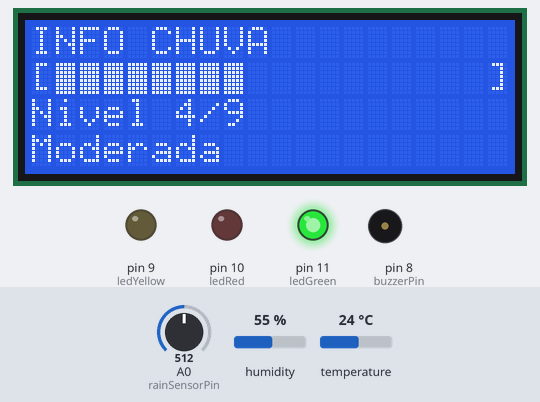
A sketch run on a simulated Arduino Uno, built with avr-gcc and run on an emulated ATmega328P. On the bench: 20×4 character LCD, output pins drawn as LEDs (lit = HIGH), buzzer (waves = sounding). The test bench sets the inputs (shaded band); at power-on: A0 (rainSensorPin) = 512, humidity 55 %, temperature 24 °C.

Above: at 1.2 s.
1.3 s: A0 (rainSensorPin) set to 781
At 3.2 s:
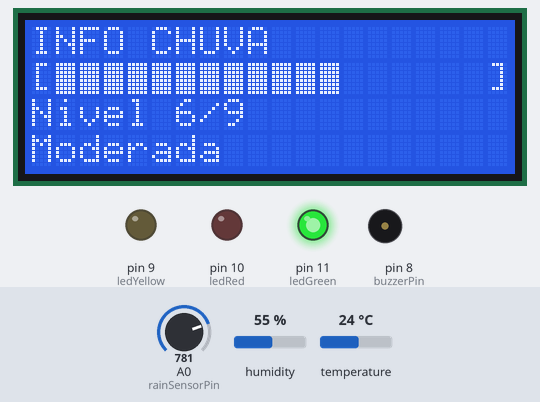
6.8 s: A0 (rainSensorPin) set to 811
At 8.8 s:
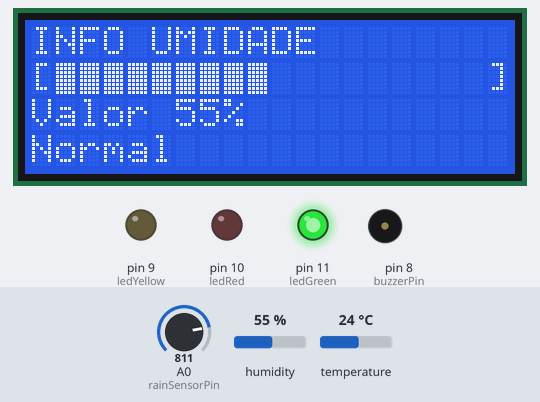
13.0 s: humidity set to 68 %
At 17.5 s:
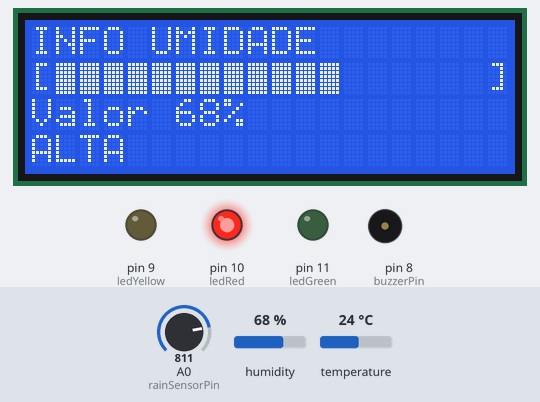
19.2 s: humidity set to 62 %
At 20.9 s:
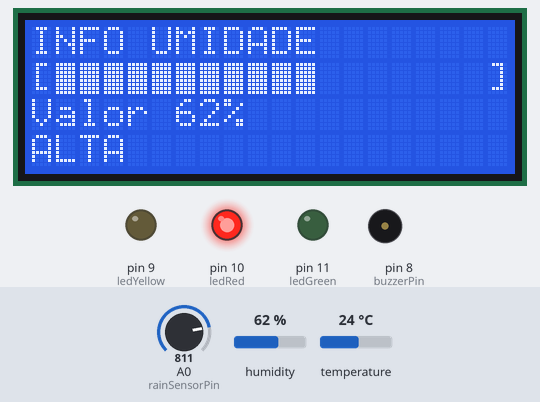
24.3 s: humidity set to 59 %
At 27.7 s:
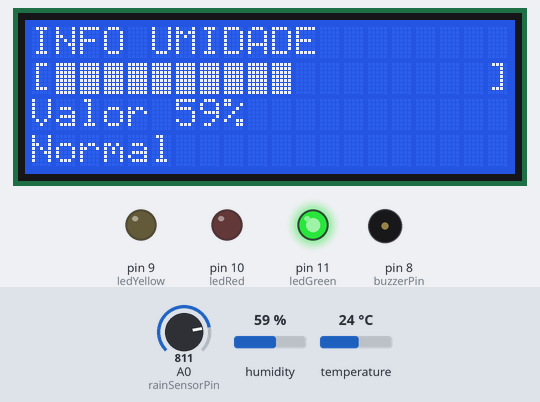
30.5 s: humidity set to 22 %
At 36.6 s:
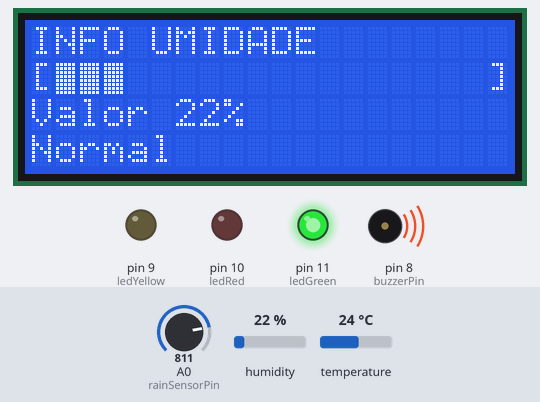
36.7 s: humidity set to 19 %
Timing chart, 0 to 43.9 s (numbered marks = the images above; inputs shaded):
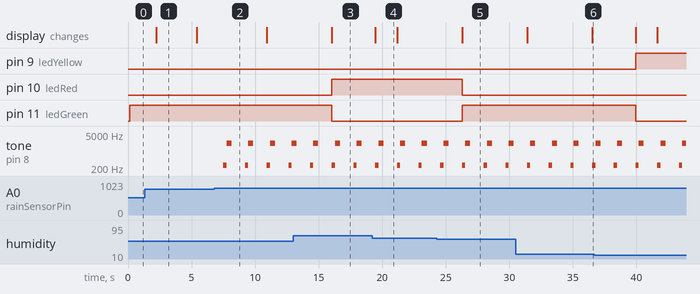

Measured:
- the behaviour switches between 795 and 796 on A0 (rainSensorPin) (found by bisection; images 1 and 2)
- the behaviour switches between 61 and 60 % on humidity (found by bisection; images 4 and 5)
- after the input at 1.3 s, the display: changes after 0.93 s (image 1)
- after the input at 6.8 s, tone on pin 8 (buzzerPin): silent → 262 Hz after 0.71 s, then repeats every 1.7 s: 2093 Hz 0.40 s, silent 1.1 s, 262 Hz 0.25 s
- after the input at 13.0 s, pin 10 (ledRed): LOW → HIGH after 3.0 s; pin 11 (ledGreen): HIGH → LOW after 3.0 s; the display: changes after 3.0 s (image 3)
- after the input at 19.2 s, the display: changes after 0.26 s (image 4)
- after the input at 24.3 s, pin 10 (ledRed): HIGH → LOW after 2.0 s; pin 11 (ledGreen): LOW → HIGH after 2.0 s; the display: changes after 2.0 s (image 5)
- after the input at 30.5 s, the display: first differs from a run without the input after 6.0 s (image 6)
- after the input at 36.7 s, pin 9 (ledYellow): LOW → HIGH after 3.2 s; pin 11 (ledGreen): HIGH → LOW after 3.2 s

The sketch:

sketch.ino
```cpp
#include <DHT.h>
#include <LiquidCrystal_I2C.h>

#define dhtPin 7
#define dhttype DHT22
#define buzzerPin 8
#define rainSensorPin A0

// Pinos dos LEDs
int ledRed = 10;
int ledYellow = 9;
int ledGreen = 11;

// Inicializa o LCD 20x4 I2C
LiquidCrystal_I2C lcd(0x27, 20, 4);

DHT dht(dhtPin, dhttype);

// Controle de alternância
unsigned long lastChange = 0;
const int changeInterval = 5000; // 5 segundos
bool showRain = true;

void setup() {
  lcd.init();
  lcd.backlight();
  dht.begin();

  pinMode(ledRed, OUTPUT);
  pinMode(ledYellow, OUTPUT);
  pinMode(ledGreen, OUTPUT);
  pinMode(buzzerPin, OUTPUT);
}

void loop() {
  int humidity = dht.readHumidity();
  int rainIntensity = map(analogRead(rainSensorPin), 0, 1023, 0, 9);

  // Alterna as telas a cada 5 segundos
  if (millis() - lastChange > changeInterval) {
    showRain = !showRain;
    lastChange = millis();
    lcd.clear();
  }

  if (showRain) {
    displayRainInfo(rainIntensity);
  } else {
    displayHumidityInfo(humidity);
  }

  controlLEDs(humidity);

  if (rainIntensity >= 7) {
    playAlert();
  }

  delay(1000);
}

void displayRainInfo(int intensity) {
  // Linha 1: Título abreviado
  lcd.setCursor(0, 0);
  lcd.print("INFO CHUVA");

  // Linha 2: Barra de progresso
  lcd.setCursor(0, 1);
  lcd.print("[");
  int bars = map(intensity, 0, 9, 0, 18);
  for (int i = 0; i < 18; i++) {
    lcd.write(i < bars ? 255 : ' ');
  }
  lcd.print("]");

  // Linha 3: Valor numérico
  lcd.setCursor(0, 2);
  lcd.print("Nivel ");
  lcd.print(intensity);
  lcd.print("/9");

  // Linha 4: Status direto
  lcd.setCursor(0, 3);
  if (intensity == 0) {
    lcd.print("Sem chuva      ");
  } else if (intensity <= 3) {
    lcd.print("Fraca         ");
  } else if (intensity <= 6) {
    lcd.print("Moderada      ");
  } else {
    lcd.print("FORTE!        ");
  }
}

void displayHumidityInfo(int humidity) {
  // Linha 1: Título abreviado
  lcd.setCursor(0, 0);
  lcd.print("INFO UMIDADE");

  // Linha 2: Barra de progresso
  lcd.setCursor(0, 1);
  lcd.print("[");
  int bars = map(humidity, 0, 100, 0, 18);
  for (int i = 0; i < 18; i++) {
    lcd.write(i < bars ? 255 : ' ');
  }
  lcd.print("]");

  // Linha 3: Valor numérico
  lcd.setCursor(0, 2);
  lcd.print("Valor ");
  lcd.print(humidity);
  lcd.print("%");

  // Linha 4: Status direto
  lcd.setCursor(0, 3);
  if (humidity > 60) {
    lcd.print("ALTA          ");
  } else if (humidity > 20) {
    lcd.print("Normal        ");
  } else {
    lcd.print("BAIXA         ");
  }
}

void controlLEDs(int humidity) {
  digitalWrite(ledRed, LOW);
  digitalWrite(ledYellow, LOW);
  digitalWrite(ledGreen, LOW);

  if (humidity > 60) {
    digitalWrite(ledRed, HIGH);
  } else if (humidity > 20) {
    digitalWrite(ledGreen, HIGH);
  } else {
    digitalWrite(ledYellow, HIGH);
  }
}

void playAlert() {
  tone(buzzerPin, 262, 250);
  delay(250);
  tone(buzzerPin, 2093, 400);
  delay(400);
  noTone(buzzerPin);
}
```
